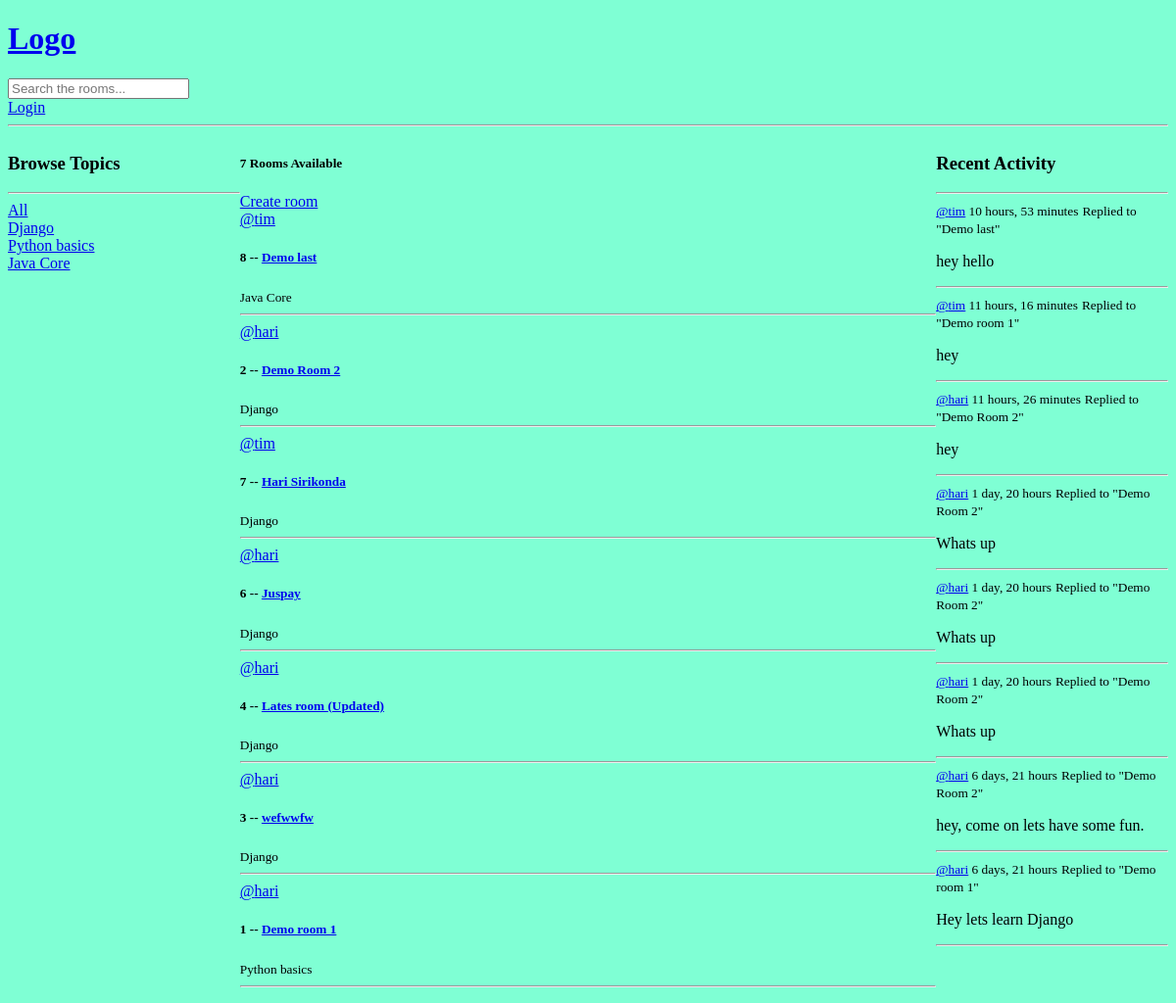
Before: / with the older database file.
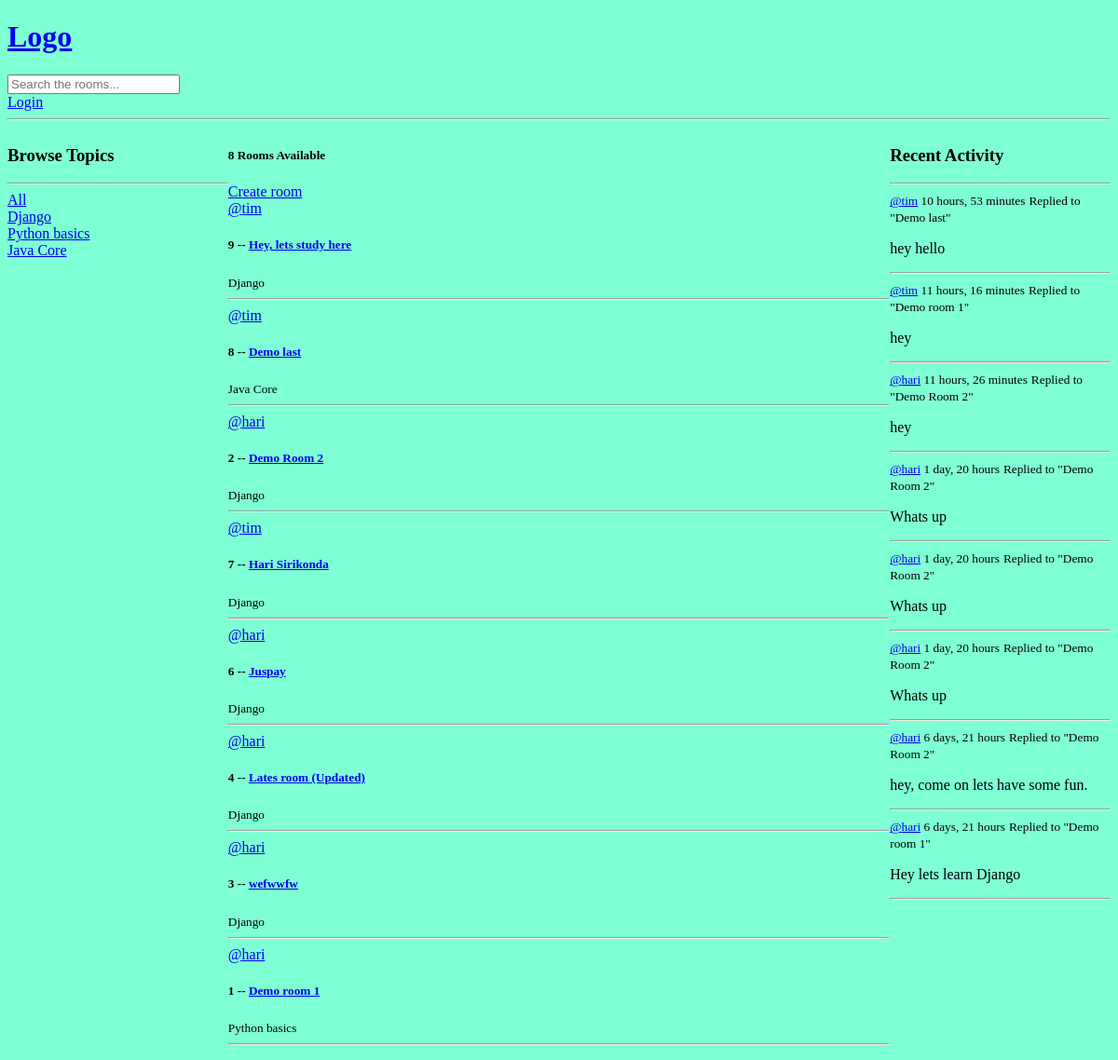
After: the same page with the newer database file.
### base/models.py (models this page shows, shortened)
class Topic(models.Model):
    name = models.CharField(max_length=200)

class Room(models.Model):
    host = models.ForeignKey(User, on_delete=models.SET_NULL, null=True)
    topic  = models.ForeignKey(Topic, on_delete=models.SET_NULL, null=True)
    participants = models.ManyToManyField(User, related_name='participants', blank=True)
    name = models.CharField(max_length=200)
    description = models.TextField(max_length=500)
    updated = models.DateTimeField(auto_now=True)
    created = models.DateTimeField(auto_now_add=True)
    class Meta:
        ordering = ['-updated', '-created']
    def __str__(self):
        return self.name

class Message(models.Model):
    user = models.ForeignKey(User, on_delete=models.CASCADE)
    room = models.ForeignKey(Room, on_delete=models.CASCADE)
    body = models.TextField(max_length=500)
    updated = models.DateTimeField(auto_now=True)
    created = models.DateTimeField(auto_now_add=True)
    class Meta:
            ordering = ['-updated', '-created']
    def __str__(self):
        return self.body[0:50]

### base/views.py (the view)
# urls.py: path('', views.home, name="home"),
def home(request):
    q = request.GET.get('q') if request.GET.get('q') != None else ''
    rooms = Room.objects.filter(
        Q(topic__name__icontains=q) |
        Q(name__icontains = q) |
        Q(description__icontains =q)
    )
    room_count = rooms.count()
    topics = Topic.objects.all()
    room_messages = Message.objects.filter(Q(room__topic__name__icontains = q))
    context = {'rooms': rooms, 'topics': topics, 'room_count': room_count, 'room_messages': room_messages}
    return render(request, 'base/home.html', context)

### base/templates/base/home.html (shortened to what this page needs)
{% extends 'main.html' %}
{% block content %}
<div class="home-container">
    <div>
        {% include 'base/topics_component.html' %}
    </div>
    <div>
        <h5>{{room_count}} Rooms Available</h5>
        <a href="{% url 'create-room' %}">Create room</a>
        {% include 'base/feed_component.html' %}
    </div>
    <div>
        {% include 'base/activity_component.html' %}
    </div>
</div>
{% endblock %}

### base/templates/base/topics_component.html
<h3>Browse Topics</h3>
<hr>
<div>
    <a href="{% url 'home' %}">All</a>
</div>
{% for topic in topics %}
<div>
    <a href="{% url 'home' %}?q={{topic.name}}">{{topic.name}}</a>
</div>
{% endfor %}

### base/templates/base/feed_component.html (shortened to what this page needs)
{% for room in rooms %}
<div>
    <a href="{% url 'user-profile' room.host.id %}">@{{room.host.username}}</a>
    <h5>{{room.id}} -- <a href="{% url 'room' room.id %}">{{room.name}}</a></h5>
    <small>{{room.topic.name}}</small>
    <hr>
</div>
{% endfor %}

### base/templates/base/activity_component.html (shortened to what this page needs)
<h3>Recent Activity</h3>
<hr>
{% for message in room_messages %}
<div>
    <small><a href="{% url 'user-profile' message.user.id %}">@{{message.user}}</a>
        {{message.created|timesince}}</small>
    <small>Replied to "{{message.room}}"</small>
    <p>{{message}}</p>
    <hr>
</div>
{% endfor %}

Changed rows visible on the page:
added Room: host.username "tim", id "9", name "Hey, lets study here", topic.name "Django"
Other visible differences:
{{ room_count }}: "7" → "8"
